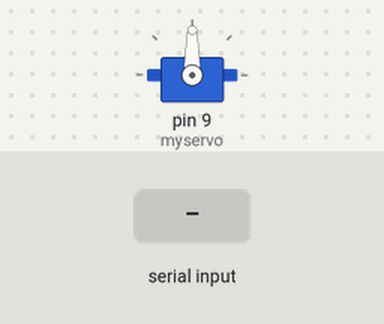
The sketch below on a simulated Arduino Uno, built with avr-gcc and run on an emulated ATmega328P. Parts: servo. Inputs (shaded band) come from the test bench.

Above: at 1.2 s.
1.3 s: "30,150\n" received over Serial
At 3.5 s:
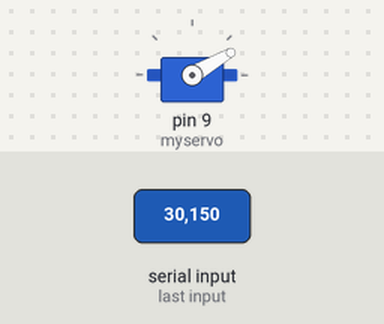
3.8 s: "5\n" received over Serial
At 5.4 s:
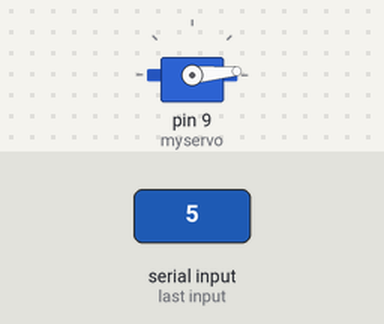
6.3 s: "200\n" received over Serial
At 8.5 s:
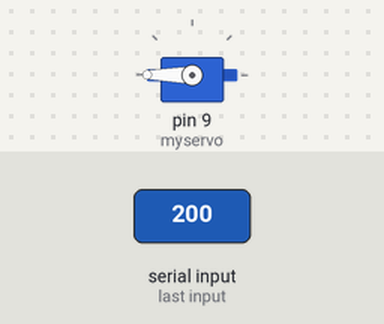
8.8 s: "90,45\n" received over Serial
At 10.5 s:
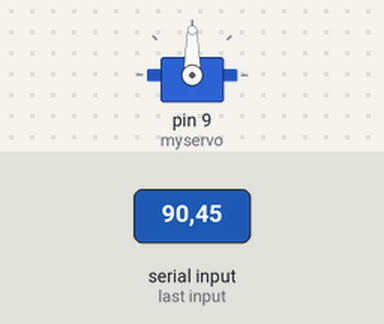
Timing chart, 0 to 12.0 s (numbered marks = the images above; inputs shaded):
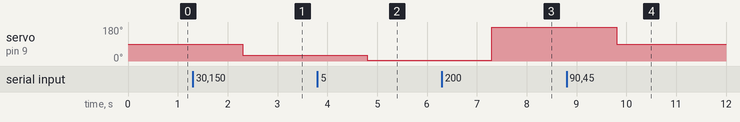

Measured:
- after the input at 1.3 s, servo on pin 9 (myservo): 90° → 30° after 1.0 s
- after the input at 3.8 s, servo on pin 9 (myservo): 30° → 5° after 1.0 s
- after the input at 6.3 s, servo on pin 9 (myservo): 5° → 180° after 1.0 s
- after the input at 8.8 s, servo on pin 9 (myservo): 180° → 90° after 1.0 s

The sketch:

mouthDetection.ino
```cpp
String serialData;
int serialDataToInt;

#include <Servo.h>

Servo myservo;

void setup() {
  // put your setup code here, to run once:
 myservo.attach(9);
 Serial.begin(9600);
}

void loop() {
  // put your main code here, to run repeatedly:
  if(Serial.available() > 0) {
    serialData = Serial.readString();
    serialDataToInt = serialData.toInt();
    myservo.write(serialDataToInt);
  }
}
```
